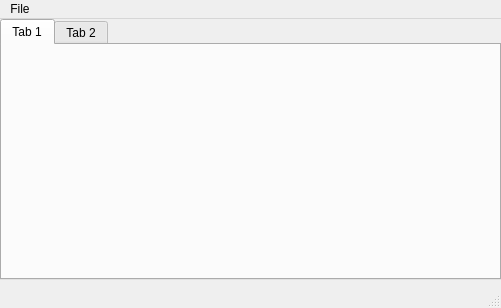
<?xml version="1.0" encoding="UTF-8"?>
<ui version="4.0">
 <class>MainWindow</class>
 <widget class="QMainWindow" name="MainWindow">
  <property name="geometry">
   <rect>
    <x>0</x>
    <y>0</y>
    <width>501</width>
    <height>308</height>
   </rect>
  </property>
  <property name="windowTitle">
   <string>MainWindow</string>
  </property>
  <widget class="QWidget" name="centralwidget">
   <widget class="QWidget" name="gridLayoutWidget">
    <property name="geometry">
     <rect>
      <x>0</x>
      <y>0</y>
      <width>501</width>
      <height>261</height>
     </rect>
    </property>
    <layout class="QGridLayout" name="gridLayout">
     <item row="0" column="0">
      <widget class="QTabWidget" name="tabWidget">
       <property name="toolTip">
        <string/>
       </property>
       <property name="currentIndex">
        <number>0</number>
       </property>
       <widget class="QWidget" name="tab">
        <property name="toolTip">
         <string>Healer</string>
        </property>
        <attribute name="title">
         <string>Tab 1</string>
        </attribute>
       </widget>
       <widget class="QWidget" name="tab_2">
        <attribute name="title">
         <string>Tab 2</string>
        </attribute>
       </widget>
      </widget>
     </item>
    </layout>
   </widget>
  </widget>
  <widget class="QMenuBar" name="menubar">
   <property name="geometry">
    <rect>
     <x>0</x>
     <y>0</y>
     <width>501</width>
     <height>21</height>
    </rect>
   </property>
   <widget class="QMenu" name="menuFile">
    <property name="title">
     <string>File</string>
    </property>
    <addaction name="actionSave"/>
    <addaction name="actionLoad"/>
    <addaction name="actionExit"/>
   </widget>
   <addaction name="menuFile"/>
  </widget>
  <widget class="QStatusBar" name="statusbar"/>
  <action name="actionExit">
   <property name="text">
    <string>Exit</string>
   </property>
  </action>
  <action name="actionSave">
   <property name="text">
    <string>Save</string>
   </property>
  </action>
  <action name="actionLoad">
   <property name="text">
    <string>Load</string>
   </property>
  </action>
 </widget>
 <resources/>
 <connections/>
</ui>
